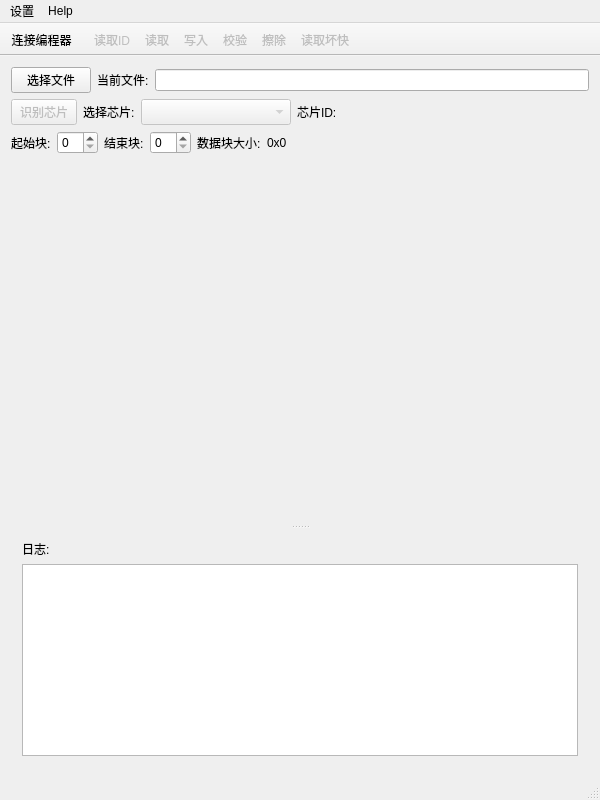
<?xml version="1.0" encoding="UTF-8"?>
<ui version="4.0">
 <class>MainWindow</class>
 <widget class="QMainWindow" name="MainWindow">
  <property name="geometry">
   <rect>
    <x>0</x>
    <y>0</y>
    <width>600</width>
    <height>800</height>
   </rect>
  </property>
  <property name="windowTitle">
   <string>NANDO 编程器 v3.5 彪哥汉化 </string>
  </property>
  <property name="windowIcon">
   <iconset resource="icons.qrc">
    <normaloff>:/icons/img/app_icon.ico</normaloff>:/icons/img/app_icon.ico</iconset>
  </property>
  <widget class="QWidget" name="centralWidget">
   <property name="autoFillBackground">
    <bool>false</bool>
   </property>
   <layout class="QGridLayout" name="gridLayout_4">
    <item row="1" column="0">
     <layout class="QGridLayout" name="gridLayout_3">
      <item row="2" column="5">
       <widget class="QLabel" name="deviceValueLabel">
        <property name="sizePolicy">
         <sizepolicy hsizetype="Fixed" vsizetype="Preferred">
          <horstretch>0</horstretch>
          <verstretch>0</verstretch>
         </sizepolicy>
        </property>
        <property name="minimumSize">
         <size>
          <width>220</width>
          <height>0</height>
         </size>
        </property>
        <property name="text">
         <string/>
        </property>
       </widget>
      </item>
      <item row="2" column="2">
       <widget class="QComboBox" name="chipSelectComboBox">
        <property name="enabled">
         <bool>false</bool>
        </property>
        <property name="sizePolicy">
         <sizepolicy hsizetype="Preferred" vsizetype="Preferred">
          <horstretch>0</horstretch>
          <verstretch>0</verstretch>
         </sizepolicy>
        </property>
        <property name="minimumSize">
         <size>
          <width>150</width>
          <height>0</height>
         </size>
        </property>
        <property name="maximumSize">
         <size>
          <width>16777215</width>
          <height>16777215</height>
         </size>
        </property>
        <property name="currentText">
         <string/>
        </property>
       </widget>
      </item>
      <item row="2" column="4">
       <widget class="QLabel" name="deviceLabel">
        <property name="sizePolicy">
         <sizepolicy hsizetype="Fixed" vsizetype="Preferred">
          <horstretch>0</horstretch>
          <verstretch>0</verstretch>
         </sizepolicy>
        </property>
        <property name="text">
         <string>芯片ID:</string>
        </property>
       </widget>
      </item>
      <item row="2" column="6">
       <spacer name="horizontalSpacer_2">
        <property name="orientation">
         <enum>Qt::Horizontal</enum>
        </property>
        <property name="sizeHint" stdset="0">
         <size>
          <width>40</width>
          <height>20</height>
         </size>
        </property>
       </spacer>
      </item>
      <item row="2" column="1">
       <widget class="QLabel" name="currentChipLabel">
        <property name="maximumSize">
         <size>
          <width>16777215</width>
          <height>16777215</height>
         </size>
        </property>
        <property name="text">
         <string>选择芯片:</string>
        </property>
       </widget>
      </item>
      <item row="2" column="0">
       <widget class="QPushButton" name="detectPushButton">
        <property name="enabled">
         <bool>false</bool>
        </property>
        <property name="sizePolicy">
         <sizepolicy hsizetype="Minimum" vsizetype="Preferred">
          <horstretch>0</horstretch>
          <verstretch>0</verstretch>
         </sizepolicy>
        </property>
        <property name="maximumSize">
         <size>
          <width>66</width>
          <height>16777215</height>
         </size>
        </property>
        <property name="text">
         <string>识别芯片</string>
        </property>
       </widget>
      </item>
     </layout>
    </item>
    <item row="5" column="0">
     <widget class="QSplitter" name="splitter">
      <property name="orientation">
       <enum>Qt::Vertical</enum>
      </property>
      <widget class="DataViewer" name="dataViewer" native="true">
       <property name="sizePolicy">
        <sizepolicy hsizetype="Expanding" vsizetype="Maximum">
         <horstretch>0</horstretch>
         <verstretch>1</verstretch>
        </sizepolicy>
       </property>
       <property name="minimumSize">
        <size>
         <width>560</width>
         <height>300</height>
        </size>
       </property>
       <property name="font">
        <font>
         <family>Monospace</family>
         <pointsize>8</pointsize>
        </font>
       </property>
      </widget>
      <widget class="QWidget" name="layoutWidget">
       <layout class="QGridLayout" name="gridLayout_2" rowstretch="0,0" columnstretch="0" rowminimumheight="0,0" columnminimumwidth="0">
        <property name="sizeConstraint">
         <enum>QLayout::SetDefaultConstraint</enum>
        </property>
        <item row="1" column="0">
         <widget class="QTextEdit" name="logTextEdit">
          <property name="sizePolicy">
           <sizepolicy hsizetype="Expanding" vsizetype="Expanding">
            <horstretch>0</horstretch>
            <verstretch>0</verstretch>
           </sizepolicy>
          </property>
          <property name="minimumSize">
           <size>
            <width>0</width>
            <height>100</height>
           </size>
          </property>
          <property name="maximumSize">
           <size>
            <width>16777215</width>
            <height>16777215</height>
           </size>
          </property>
          <property name="sizeIncrement">
           <size>
            <width>0</width>
            <height>0</height>
           </size>
          </property>
          <property name="baseSize">
           <size>
            <width>0</width>
            <height>0</height>
           </size>
          </property>
          <property name="textInteractionFlags">
           <set>Qt::TextSelectableByKeyboard|Qt::TextSelectableByMouse</set>
          </property>
         </widget>
        </item>
        <item row="0" column="0">
         <widget class="QLabel" name="label">
          <property name="sizePolicy">
           <sizepolicy hsizetype="Fixed" vsizetype="Fixed">
            <horstretch>0</horstretch>
            <verstretch>0</verstretch>
           </sizepolicy>
          </property>
          <property name="text">
           <string>日志:</string>
          </property>
         </widget>
        </item>
       </layout>
      </widget>
     </widget>
    </item>
    <item row="0" column="0">
     <layout class="QGridLayout" name="gridLayout">
      <property name="sizeConstraint">
       <enum>QLayout::SetDefaultConstraint</enum>
      </property>
      <item row="1" column="1">
       <widget class="QLabel" name="label_2">
        <property name="text">
         <string>当前文件:</string>
        </property>
       </widget>
      </item>
      <item row="1" column="2">
       <widget class="QLineEdit" name="filePathLineEdit"/>
      </item>
      <item row="1" column="0">
       <widget class="QPushButton" name="selectFilePushButton">
        <property name="text">
         <string>选择文件</string>
        </property>
       </widget>
      </item>
     </layout>
    </item>
    <item row="2" column="0">
     <layout class="QGridLayout" name="AddressGridLayout" columnstretch="0,0,0,0,0,0,0">
      <item row="1" column="6">
       <spacer name="horizontalSpacer_3">
        <property name="orientation">
         <enum>Qt::Horizontal</enum>
        </property>
        <property name="sizeHint" stdset="0">
         <size>
          <width>40</width>
          <height>20</height>
         </size>
        </property>
       </spacer>
      </item>
      <item row="1" column="0">
       <widget class="QLabel" name="firstLabel">
        <property name="text">
         <string>起始块:</string>
        </property>
       </widget>
      </item>
      <item row="1" column="2">
       <widget class="QLabel" name="lastLabel">
        <property name="text">
         <string>结束块:</string>
        </property>
       </widget>
      </item>
      <item row="1" column="1">
       <widget class="QSpinBox" name="firstSpinBox"/>
      </item>
      <item row="1" column="3">
       <widget class="QSpinBox" name="lastSpinBox"/>
      </item>
      <item row="1" column="4">
       <widget class="QLabel" name="blockSizeLabel">
        <property name="text">
         <string>数据块大小:</string>
        </property>
       </widget>
      </item>
      <item row="1" column="5">
       <widget class="QLabel" name="blockSizeValueLabel">
        <property name="text">
         <string>0x0</string>
        </property>
       </widget>
      </item>
     </layout>
    </item>
   </layout>
  </widget>
  <widget class="QMenuBar" name="menuBar">
   <property name="geometry">
    <rect>
     <x>0</x>
     <y>0</y>
     <width>600</width>
     <height>21</height>
    </rect>
   </property>
   <widget class="QMenu" name="menuSettings">
    <property name="title">
     <string>设置</string>
    </property>
    <addaction name="actionProgrammer"/>
    <addaction name="actionParallelChipDb"/>
    <addaction name="actionSpiNorDb"/>
    <addaction name="actionSpiNandDb"/>
    <addaction name="separator"/>
    <addaction name="actionFirmwareUpdate"/>
   </widget>
   <widget class="QMenu" name="menuHelp">
    <property name="title">
     <string>Help</string>
    </property>
    <addaction name="actionAbout"/>
   </widget>
   <addaction name="menuSettings"/>
   <addaction name="menuHelp"/>
  </widget>
  <widget class="QToolBar" name="mainToolBar">
   <property name="movable">
    <bool>false</bool>
   </property>
   <attribute name="toolBarArea">
    <enum>TopToolBarArea</enum>
   </attribute>
   <attribute name="toolBarBreak">
    <bool>false</bool>
   </attribute>
   <addaction name="actionConnect"/>
  </widget>
  <widget class="QStatusBar" name="statusBar"/>
  <widget class="QToolBar" name="toolBar">
   <property name="windowTitle">
    <string>toolBar</string>
   </property>
   <property name="movable">
    <bool>false</bool>
   </property>
   <attribute name="toolBarArea">
    <enum>TopToolBarArea</enum>
   </attribute>
   <attribute name="toolBarBreak">
    <bool>false</bool>
   </attribute>
   <addaction name="actionReadId"/>
   <addaction name="actionRead"/>
   <addaction name="actionWrite"/>
   <addaction name="actionVerify"/>
   <addaction name="actionErase"/>
   <addaction name="actionReadBadBlocks"/>
  </widget>
  <action name="actionReadId">
   <property name="enabled">
    <bool>false</bool>
   </property>
   <property name="text">
    <string>读取ID</string>
   </property>
  </action>
  <action name="actionConnect">
   <property name="text">
    <string>连接编程器</string>
   </property>
  </action>
  <action name="actionRead">
   <property name="enabled">
    <bool>false</bool>
   </property>
   <property name="text">
    <string>读取</string>
   </property>
  </action>
  <action name="actionWrite">
   <property name="enabled">
    <bool>false</bool>
   </property>
   <property name="text">
    <string>写入</string>
   </property>
  </action>
  <action name="actionErase">
   <property name="enabled">
    <bool>false</bool>
   </property>
   <property name="text">
    <string>擦除</string>
   </property>
  </action>
  <action name="actionProgrammer">
   <property name="text">
    <string>编程器设置</string>
   </property>
  </action>
  <action name="actionVerify">
   <property name="enabled">
    <bool>false</bool>
   </property>
   <property name="text">
    <string>校验</string>
   </property>
  </action>
  <action name="actionReadBadBlocks">
   <property name="enabled">
    <bool>false</bool>
   </property>
   <property name="text">
    <string>读取坏快</string>
   </property>
  </action>
  <action name="actionParallelChipDb">
   <property name="text">
    <string>NAND数据库</string>
   </property>
  </action>
  <action name="actionAbout">
   <property name="text">
    <string>关于 NANDO</string>
   </property>
  </action>
  <action name="actionFirmwareUpdate">
   <property name="enabled">
    <bool>false</bool>
   </property>
   <property name="text">
    <string>固件升级</string>
   </property>
  </action>
  <action name="actionSpiNandDb">
   <property name="text">
    <string>SPI NAND 数据库</string>
   </property>
  </action>
  <action name="actionSpiNorDb">
   <property name="text">
    <string>SPI NOR 数据库</string>
   </property>
   <property name="toolTip">
    <string>SPI NOR database</string>
   </property>
  </action>
 </widget>
 <layoutdefault spacing="6" margin="11"/>
 <customwidgets>
  <customwidget>
   <class>DataViewer</class>
   <extends>QWidget</extends>
   <header>dataviewer.h</header>
   <container>1</container>
  </customwidget>
 </customwidgets>
 <resources>
  <include location="icons.qrc"/>
 </resources>
 <connections/>
</ui>
